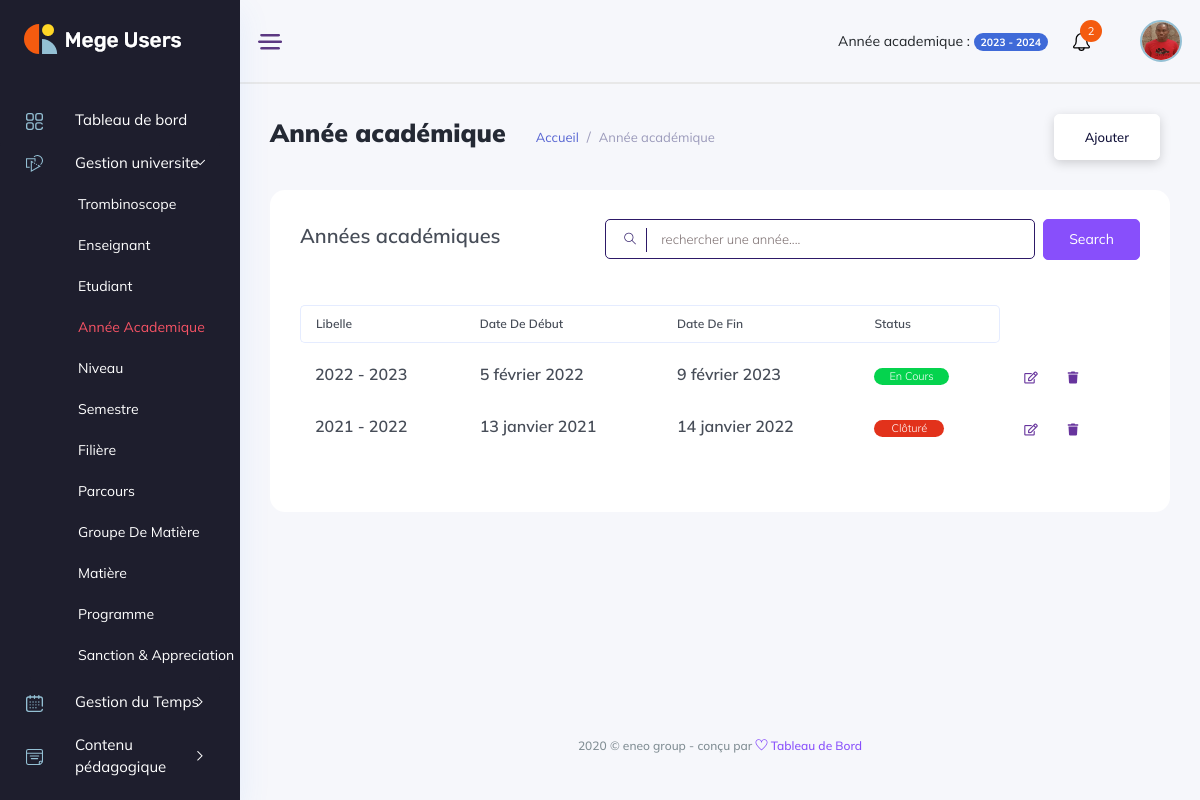
The app's page /gestion_universite/année-academiques/ (signed in), older data.
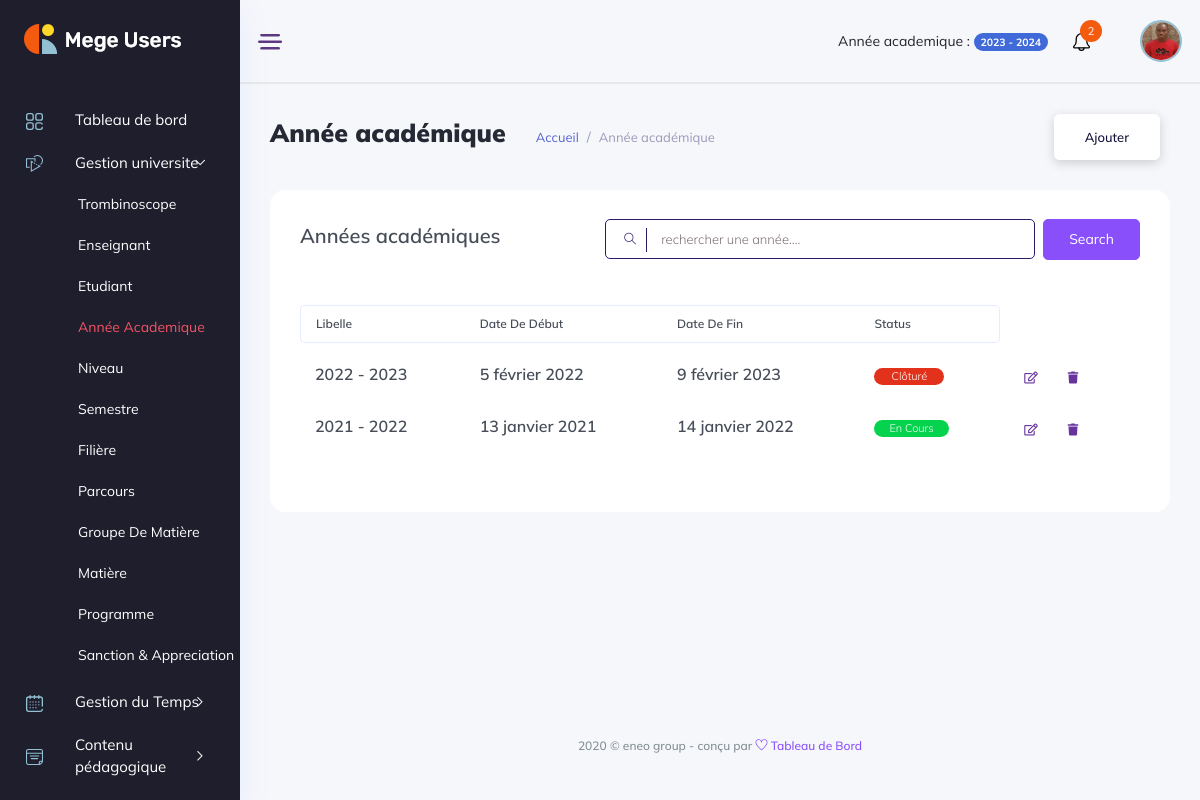
The same page, newer data.
### backend/models/gestion_ecole.py (models this page shows, shortened)
class AcademicYear(models.Model):
    label = models.CharField(max_length=50)
    start_date = models.DateField(blank=True, null=True)
    end_date = models.DateField(blank=True, null=True)
    status = models.BooleanField(default=True)
    school = models.ForeignKey(Etablishment, on_delete=models.CASCADE, null=True)
    created_at = models.DateTimeField(auto_now_add=True)
    updated_at = models.DateTimeField(auto_now=True)

### manager_dashboard/views/gestion_universite_view.py (called while the page is built)
    def dispatch(self,request, *args, **kwargs):
        if not request.user.is_authenticated:
            return redirect('backend:login')
        if request.user.is_manager or request.user.is_admin:
            return super().dispatch(request, *args, **kwargs)
        return redirect('backend:logout')

    def get(self, request, *args, **kwargs):
        academic_years = AcademicYear.objects.all().order_by('-label')
        context = {'academic_years': academic_years}
        return render(request, template_name=self.template, context=context)

### manager_dashboard/templates/manager_dashboard/gestion_universite/annee_academiques.html (shortened to what the changed rows need)
{% extends '../base.html' %}
{% load static %}
{% block content %}
<div class="main_content_iner overly_inner ">
    <div class="container-fluid p-0 ">
        <div class="row">
            <div class="col-lg-12">
                <div class="white_card card_height_100 mb_30 pt-4">
                    <div class="white_card_body">
                        <div class="QA_section">
                            <div class="QA_table mb_30">
                                <table class="table lms_table_active ">
                                    <thead>
                                        <tr>
                                            <th scope="col">Libelle</th>
                                            <th scope="col">Date de début</th>
                                            <th scope="col">Date de fin</th>
                                            <th scope="col">Status</th>
                                        </tr>
                                    </thead>
                                    <tbody id="elementList">
                                        {% for year in academic_years %}
                                            <tr data-id="{{ year.id }}">
                                                <td> <h6> {{ year.label }} </h6></td>
                                                <td> <h6> {{ year.start_date }}</h6></td>
                                                <td> <h6> {{ year.end_date }} </h6></td>
                                                {% if year.status %}
                                                    <td><h6> <a class="status_btn">En cours</a></h6></td>
                                                {% else %}
                                                    <td><h6> <a class="status_Btn">Clôturé</a></h6></td>
                                                {% endif %}
                                                <td>
                                                    <div class="action_btns d-flex">
                                                        <a href='{% url "manager_dashboard:edit_year" year.id %}' class="action_btn mr_10"> <i class="far fa-edit"></i> </a>
                                                        <a href="#" onclick='deleteYear({{ year.id }})' class="action_btn"> <i class="fas fa-trash"></i> </a>
                                                    </div>
                                                </td>
                                            </tr>
                                        {% endfor %}
                                    </tbody>
                                </table>
                            </div>
                        </div>
                    </div>
                </div>
            </div>
        </div>
    </div>
</div>
{% endblock content %}

Row changes from the older to the newer data that the page shows:
changed AcademicYear "5 février 2022": status "En Cours" → "Clôturé"
changed AcademicYear "13 janvier 2021": status "Clôturé" → "En Cours"
